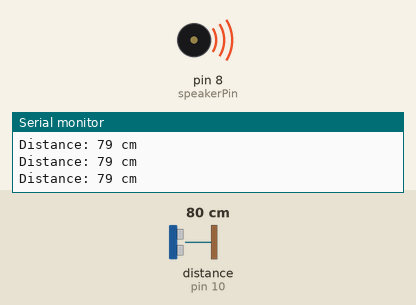
Bench run of a sketch on a simulated Arduino Uno, built with avr-gcc and run on an emulated ATmega328P. Shown: buzzer (waves = sounding), the last lines printed to the serial monitor. Wiring (inferred from the names in the program): ultrasonic range finder: trigger pin 9; echo pin 10. The test bench sets the inputs (shaded band); at power-on: distance to the obstacle (sensor on pin 10) 80 cm. The echo pulse lasts 58.3 µs per cm.

Above: at 1.2 s.
1.3 s: distance to the obstacle (sensor on pin 10) set to 146 cm
At 1.9 s:
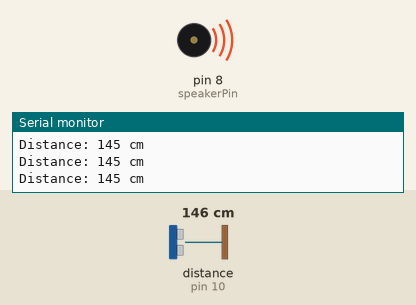
2.8 s: distance to the obstacle (sensor on pin 10) set to 157 cm
At 3.4 s:
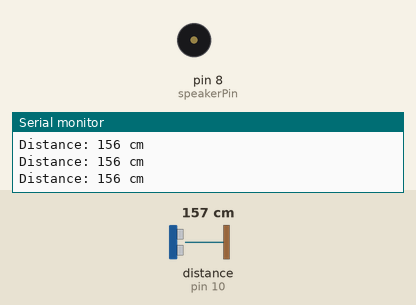
4.3 s: distance to the obstacle (sensor on pin 10) set to 2 cm
At 5.4 s:
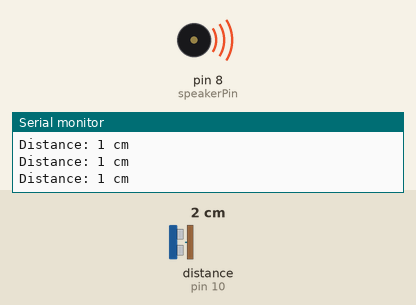
5.8 s: distance to the obstacle (sensor on pin 10) set to 299 cm
At 7.0 s:
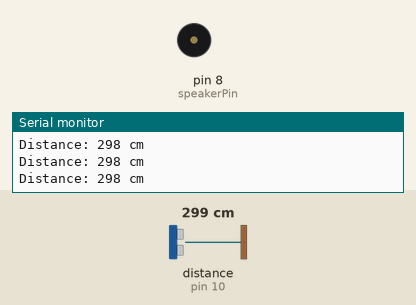
Timing chart, 0 to 8.8 s (numbered marks = the images above; inputs shaded):
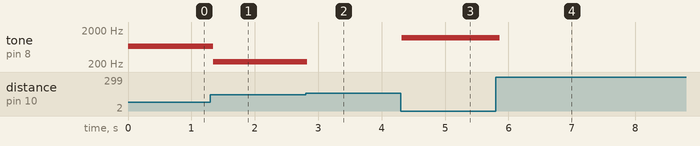

Measured:
- the behaviour switches between 151 and 152 cm on distance to the obstacle (sensor on pin 10) (found by bisection; images 1 and 2)
- after the input at 1.3 s, tone on pin 8 (speakerPin): 674 Hz → 234 Hz at once
- after the input at 2.8 s, tone on pin 8 (speakerPin): 234 Hz → silent at once
- after the input at 4.3 s, tone on pin 8 (speakerPin): silent → 1194 Hz at once
- after the input at 5.8 s, tone on pin 8 (speakerPin): 1194 Hz → silent after 0.06 s

The sketch:

OPS3_theremin_solution.ino
```cpp
const int trigPin = 9;
const int echoPin = 10;
const int speakerPin = 8;
const float speedOfSound = 0.0343; // cm/us

void setup() {
  Serial.begin(9600);
  pinMode(trigPin, OUTPUT);
  pinMode(echoPin, INPUT);
  pinMode(speakerPin, OUTPUT);
}

long getDistanceCm() {
  digitalWrite(trigPin, LOW);
  delayMicroseconds(2);
  digitalWrite(trigPin, HIGH);
  delayMicroseconds(10);
  digitalWrite(trigPin, LOW);

  long duration = pulseIn(echoPin, HIGH, 25000);
  if (duration == 0) {
    return 400;
  }

  return duration * speedOfSound / 2;
}

void loop() {
  long distance = getDistanceCm();

  if (distance > 150) {
    noTone(speakerPin);
  } else {
    int mappedFrequency = map(distance, 0, 150, 1200, 200);
    tone(speakerPin, mappedFrequency);
  }

  Serial.print("Distance: ");
  Serial.print(distance);
  Serial.println(" cm");

  delay(50);
}
```
